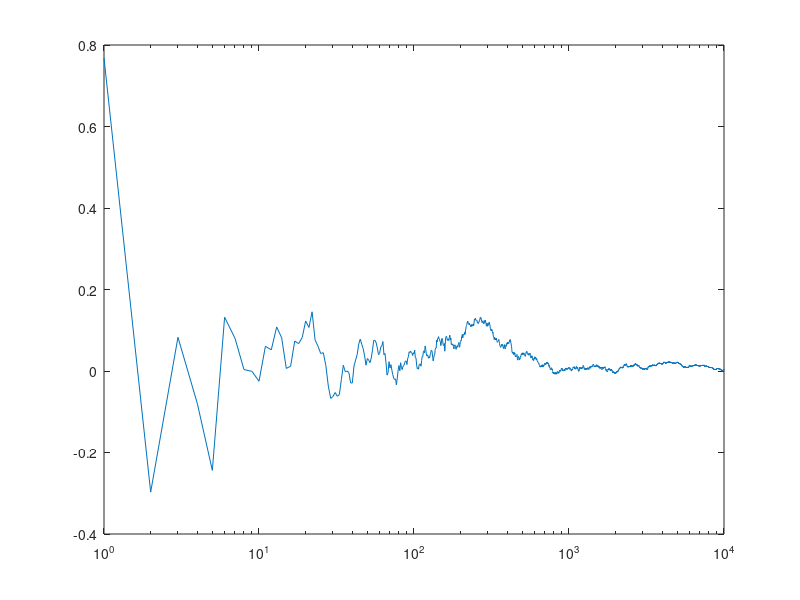
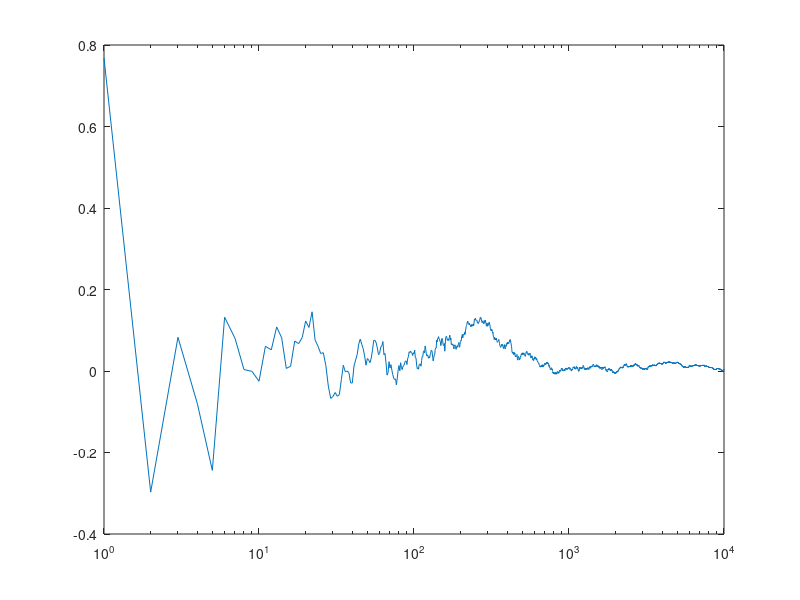

The MATLAB script that drew these images, in order:
X=normrnd(0,1,10000,1);

Mean=zeros(size(X));
err=zeros(size(X));

for i=1:size(X,1)
    Mean(i)=mean(X(1:i));
    err(i)=Mean(i)-0;
end

semilogx([1:10000]', Mean);
hold off
figure()
semilogx([1:10000]', err);